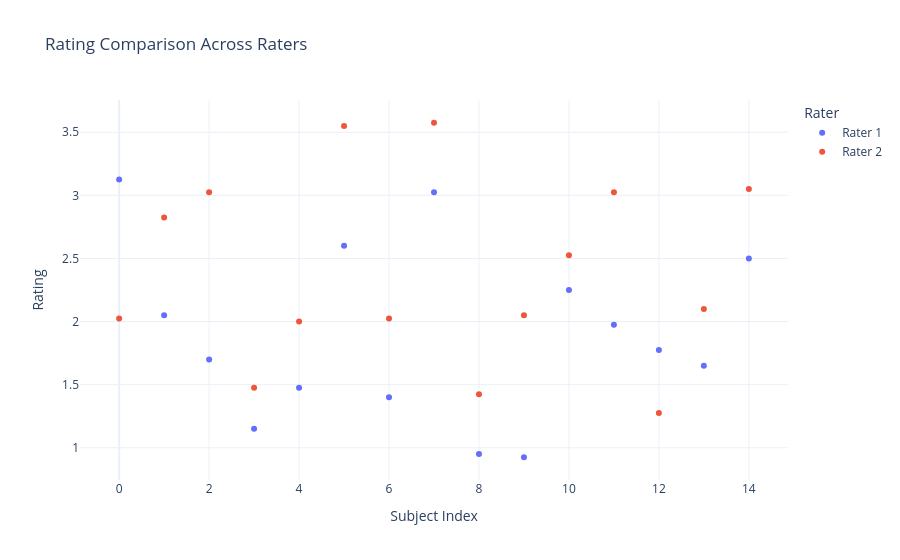
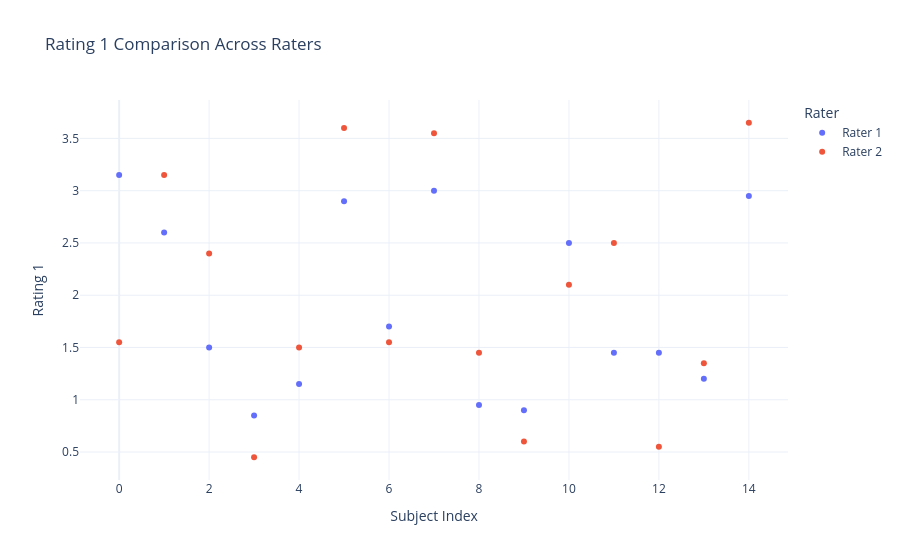
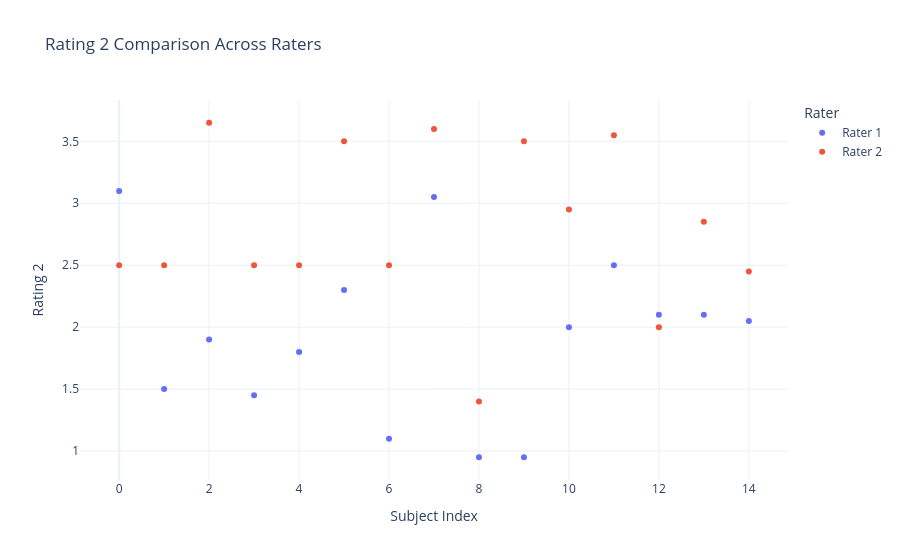
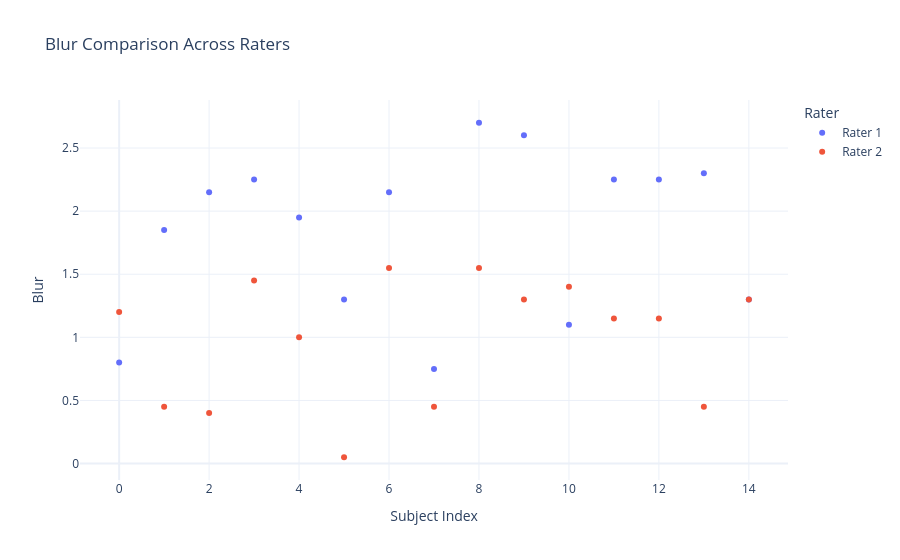

The code cell stored with these charts, in order, in its notebook:
### Markdown cell above
scatter plots - ggplot

### Code cell
import pandas as pd
import numpy as np
import plotly.express as px

# Load rater data
raters_files = [
    '/mnt/sda1/Repos/a-eye/Output/mri_qc/fetal/eye_qc_83/2_ratings/1_training_session/meri-bene-jaime/ratings.csv',
    '/mnt/sda1/Repos/a-eye/Output/mri_qc/fetal/eye_qc_83/2_ratings/1_training_session/cyril/ratings.csv'
]

raters_data = [pd.read_csv(file) for file in raters_files]

# Define metrics
metrics = {
    'Rating': lambda df: np.mean([df['rating1'].to_numpy(), df['rating2'].to_numpy()], axis=0),
    'Rating 1': lambda df: df['rating1'].to_numpy(),
    'Rating 2': lambda df: df['rating2'].to_numpy(),
    'Blur': lambda df: df['blur'].to_numpy(),
    'Noise': lambda df: df['noise'].to_numpy(),
    'Motion': lambda df: df['motion'].to_numpy(),
    'BgAir': lambda df: df['bgair'].to_numpy(),
    'Eyes Closed': lambda df: np.where(df['artifacts'].to_numpy() == "['eyes-open']", 1, 0),
}

# Function to create interactive scatter plots
def plot_metric_interactive(metric_name, metric_funcs, raters_data):
    all_data = []
    
    for rater_index, df in enumerate(raters_data):
        metric_data = metric_funcs[metric_name](df)
        subjects = np.arange(len(metric_data))
        
        temp_df = pd.DataFrame({
            'Subject Index': subjects,
            metric_name: metric_data,
            'Rater': f'Rater {rater_index + 1}'
        })
        
        all_data.append(temp_df)
    
    merged_data = pd.concat(all_data, ignore_index=True)
    
    fig = px.scatter(
        merged_data, 
        x='Subject Index', 
        y=metric_name, 
        color='Rater', 
        hover_data={'Subject Index': True, metric_name: True, 'Rater': True},
        title=f"{metric_name} Comparison Across Raters",
        template="plotly_white"
    )
    
    fig.show()

# Generate interactive plots for all metrics
for metric_name in metrics.keys():
    plot_metric_interactive(metric_name, metrics, raters_data)

### Figure 1 — Plotly figure (JSON) as saved in the notebook; plotly's stock layout.template omitted (floating-point values rounded to 4 significant figures)
{"data": [{"customdata": [["Rater 1"], ["Rater 1"], ["Rater 1"], ["Rater 1"], ["Rater 1"], ["Rater 1"], ["Rater 1"], ["Rater 1"], ["Rater 1"], ["Rater 1"], ["Rater 1"], ["Rater 1"], ["Rater 1"], ["Rater 1"], ["Rater 1"]], "hovertemplate": "Rater=%{customdata[0]}<br>Subject Index=%{x}<br>Rating=%{y}<extra></extra>", "legendgroup": "Rater 1", "marker": {"color": "#636efa", "symbol": "circle"}, "mode": "markers", "name": "Rater 1", "orientation": "v", "showlegend": true, "type": "scatter", "x": [0, 1, 2, 3, 4, 5, 6, 7, 8, 9, 10, 11, 12, 13, 14], "xaxis": "x", "y": [3.125, 2.05, 1.7, 1.15, 1.475, 2.6, 1.4, 3.025, 0.95, 0.925, 2.25, 1.975, 1.775, 1.65, 2.5], "yaxis": "y"}, {"customdata": [["Rater 2"], ["Rater 2"], ["Rater 2"], ["Rater 2"], ["Rater 2"], ["Rater 2"], ["Rater 2"], ["Rater 2"], ["Rater 2"], ["Rater 2"], ["Rater 2"], ["Rater 2"], ["Rater 2"], ["Rater 2"], ["Rater 2"]], "hovertemplate": "Rater=%{customdata[0]}<br>Subject Index=%{x}<br>Rating=%{y}<extra></extra>", "legendgroup": "Rater 2", "marker": {"color": "#EF553B", "symbol": "circle"}, "mode": "markers", "name": "Rater 2", "orientation": "v", "showlegend": true, "type": "scatter", "x": [0, 1, 2, 3, 4, 5, 6, 7, 8, 9, 10, 11, 12, 13, 14], "xaxis": "x", "y": [2.025, 2.825, 3.025, 1.475, 2.0, 3.55, 2.025, 3.575, 1.425, 2.05, 2.525, 3.025, 1.275, 2.1, 3.05], "yaxis": "y"}], "layout": {"legend": {"title": {"text": "Rater"}, "tracegroupgap": 0}, "title": {"text": "Rating Comparison Across Raters"}, "xaxis": {"anchor": "y", "domain": [0, 1], "title": {"text": "Subject Index"}}, "yaxis": {"anchor": "x", "domain": [0, 1], "title": {"text": "Rating"}}}}

### Figure 2 — Plotly figure (JSON) as saved in the notebook; plotly's stock layout.template omitted (floating-point values rounded to 4 significant figures)
{"data": [{"customdata": [["Rater 1"], ["Rater 1"], ["Rater 1"], ["Rater 1"], ["Rater 1"], ["Rater 1"], ["Rater 1"], ["Rater 1"], ["Rater 1"], ["Rater 1"], ["Rater 1"], ["Rater 1"], ["Rater 1"], ["Rater 1"], ["Rater 1"]], "hovertemplate": "Rater=%{customdata[0]}<br>Subject Index=%{x}<br>Rating 1=%{y}<extra></extra>", "legendgroup": "Rater 1", "marker": {"color": "#636efa", "symbol": "circle"}, "mode": "markers", "name": "Rater 1", "orientation": "v", "showlegend": true, "type": "scatter", "x": [0, 1, 2, 3, 4, 5, 6, 7, 8, 9, 10, 11, 12, 13, 14], "xaxis": "x", "y": [3.15, 2.6, 1.5, 0.85, 1.15, 2.9, 1.7, 3.0, 0.95, 0.9, 2.5, 1.45, 1.45, 1.2, 2.95], "yaxis": "y"}, {"customdata": [["Rater 2"], ["Rater 2"], ["Rater 2"], ["Rater 2"], ["Rater 2"], ["Rater 2"], ["Rater 2"], ["Rater 2"], ["Rater 2"], ["Rater 2"], ["Rater 2"], ["Rater 2"], ["Rater 2"], ["Rater 2"], ["Rater 2"]], "hovertemplate": "Rater=%{customdata[0]}<br>Subject Index=%{x}<br>Rating 1=%{y}<extra></extra>", "legendgroup": "Rater 2", "marker": {"color": "#EF553B", "symbol": "circle"}, "mode": "markers", "name": "Rater 2", "orientation": "v", "showlegend": true, "type": "scatter", "x": [0, 1, 2, 3, 4, 5, 6, 7, 8, 9, 10, 11, 12, 13, 14], "xaxis": "x", "y": [1.55, 3.15, 2.4, 0.45, 1.5, 3.6, 1.55, 3.55, 1.45, 0.6, 2.1, 2.5, 0.55, 1.35, 3.65], "yaxis": "y"}], "layout": {"legend": {"title": {"text": "Rater"}, "tracegroupgap": 0}, "title": {"text": "Rating 1 Comparison Across Raters"}, "xaxis": {"anchor": "y", "domain": [0, 1], "title": {"text": "Subject Index"}}, "yaxis": {"anchor": "x", "domain": [0, 1], "title": {"text": "Rating 1"}}}}

### Figure 3 — Plotly figure (JSON) as saved in the notebook; plotly's stock layout.template omitted (floating-point values rounded to 4 significant figures)
{"data": [{"customdata": [["Rater 1"], ["Rater 1"], ["Rater 1"], ["Rater 1"], ["Rater 1"], ["Rater 1"], ["Rater 1"], ["Rater 1"], ["Rater 1"], ["Rater 1"], ["Rater 1"], ["Rater 1"], ["Rater 1"], ["Rater 1"], ["Rater 1"]], "hovertemplate": "Rater=%{customdata[0]}<br>Subject Index=%{x}<br>Rating 2=%{y}<extra></extra>", "legendgroup": "Rater 1", "marker": {"color": "#636efa", "symbol": "circle"}, "mode": "markers", "name": "Rater 1", "orientation": "v", "showlegend": true, "type": "scatter", "x": [0, 1, 2, 3, 4, 5, 6, 7, 8, 9, 10, 11, 12, 13, 14], "xaxis": "x", "y": [3.1, 1.5, 1.9, 1.45, 1.8, 2.3, 1.1, 3.05, 0.95, 0.95, 2.0, 2.5, 2.1, 2.1, 2.05], "yaxis": "y"}, {"customdata": [["Rater 2"], ["Rater 2"], ["Rater 2"], ["Rater 2"], ["Rater 2"], ["Rater 2"], ["Rater 2"], ["Rater 2"], ["Rater 2"], ["Rater 2"], ["Rater 2"], ["Rater 2"], ["Rater 2"], ["Rater 2"], ["Rater 2"]], "hovertemplate": "Rater=%{customdata[0]}<br>Subject Index=%{x}<br>Rating 2=%{y}<extra></extra>", "legendgroup": "Rater 2", "marker": {"color": "#EF553B", "symbol": "circle"}, "mode": "markers", "name": "Rater 2", "orientation": "v", "showlegend": true, "type": "scatter", "x": [0, 1, 2, 3, 4, 5, 6, 7, 8, 9, 10, 11, 12, 13, 14], "xaxis": "x", "y": [2.5, 2.5, 3.65, 2.5, 2.5, 3.5, 2.5, 3.6, 1.4, 3.5, 2.95, 3.55, 2.0, 2.85, 2.45], "yaxis": "y"}], "layout": {"legend": {"title": {"text": "Rater"}, "tracegroupgap": 0}, "title": {"text": "Rating 2 Comparison Across Raters"}, "xaxis": {"anchor": "y", "domain": [0, 1], "title": {"text": "Subject Index"}}, "yaxis": {"anchor": "x", "domain": [0, 1], "title": {"text": "Rating 2"}}}}

### Figure 4 — Plotly figure (JSON) as saved in the notebook; plotly's stock layout.template omitted (floating-point values rounded to 4 significant figures)
{"data": [{"customdata": [["Rater 1"], ["Rater 1"], ["Rater 1"], ["Rater 1"], ["Rater 1"], ["Rater 1"], ["Rater 1"], ["Rater 1"], ["Rater 1"], ["Rater 1"], ["Rater 1"], ["Rater 1"], ["Rater 1"], ["Rater 1"], ["Rater 1"]], "hovertemplate": "Rater=%{customdata[0]}<br>Subject Index=%{x}<br>Blur=%{y}<extra></extra>", "legendgroup": "Rater 1", "marker": {"color": "#636efa", "symbol": "circle"}, "mode": "markers", "name": "Rater 1", "orientation": "v", "showlegend": true, "type": "scatter", "x": [0, 1, 2, 3, 4, 5, 6, 7, 8, 9, 10, 11, 12, 13, 14], "xaxis": "x", "y": [0.8, 1.85, 2.15, 2.25, 1.95, 1.3, 2.15, 0.75, 2.7, 2.6, 1.1, 2.25, 2.25, 2.3, 1.3], "yaxis": "y"}, {"customdata": [["Rater 2"], ["Rater 2"], ["Rater 2"], ["Rater 2"], ["Rater 2"], ["Rater 2"], ["Rater 2"], ["Rater 2"], ["Rater 2"], ["Rater 2"], ["Rater 2"], ["Rater 2"], ["Rater 2"], ["Rater 2"], ["Rater 2"]], "hovertemplate": "Rater=%{customdata[0]}<br>Subject Index=%{x}<br>Blur=%{y}<extra></extra>", "legendgroup": "Rater 2", "marker": {"color": "#EF553B", "symbol": "circle"}, "mode": "markers", "name": "Rater 2", "orientation": "v", "showlegend": true, "type": "scatter", "x": [0, 1, 2, 3, 4, 5, 6, 7, 8, 9, 10, 11, 12, 13, 14], "xaxis": "x", "y": [1.2, 0.45, 0.4, 1.45, 1.0, 0.05, 1.55, 0.45, 1.55, 1.3, 1.4, 1.15, 1.15, 0.45, 1.3], "yaxis": "y"}], "layout": {"legend": {"title": {"text": "Rater"}, "tracegroupgap": 0}, "title": {"text": "Blur Comparison Across Raters"}, "xaxis": {"anchor": "y", "domain": [0, 1], "title": {"text": "Subject Index"}}, "yaxis": {"anchor": "x", "domain": [0, 1], "title": {"text": "Blur"}}}}
